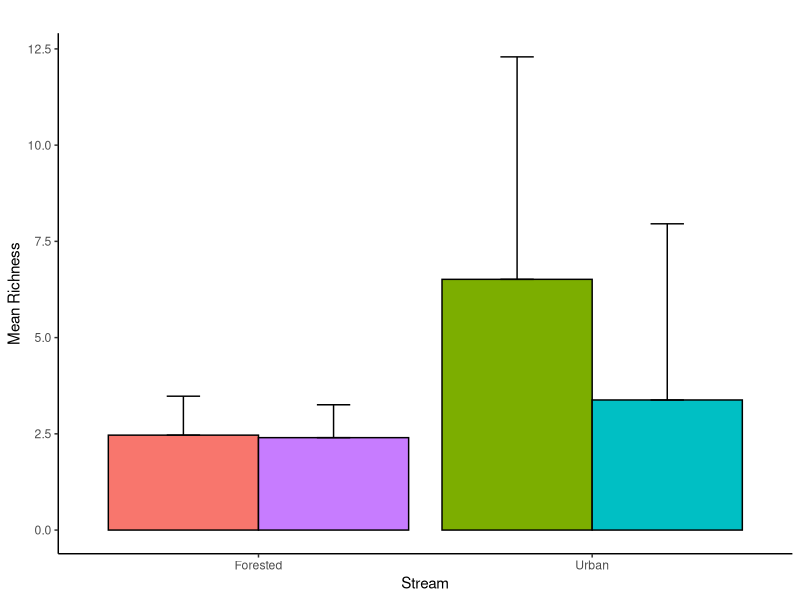
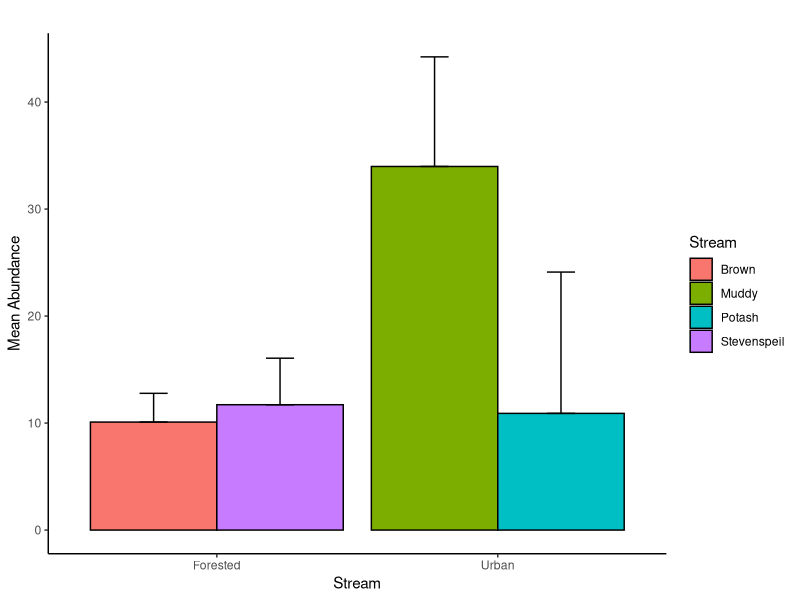
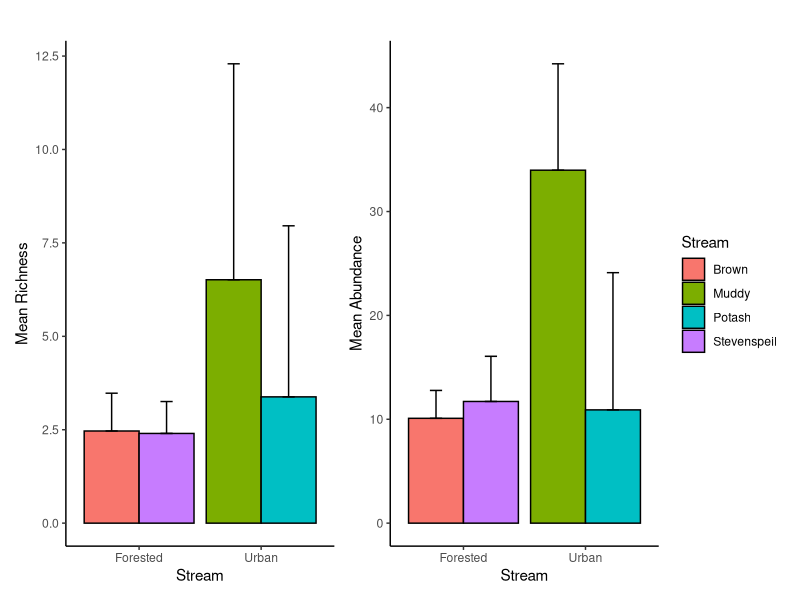

Write R code to recreate these figures, in order.




library(readxl)
library(dplyr)
library(ggplot2)
library(patchwork)

data <- read_excel('2023 Maya Thomson/Sum_Stream_Data.xlsx', sheet = 'Macros')
head(data,6)


result <- data %>%
  group_by(Stream, Pack) %>%
  summarize(SumDistinctFamily = sum(n_distinct(Family)),
            FirstWeightFinal = first(Weight_final),
            total_corrected = SumDistinctFamily / FirstWeightFinal) %>%
  ungroup()


result



# Summarize by stream
summary_richness <- result %>%
  group_by(Stream) %>%
  summarise(Mean_Fam_richness = mean(total_corrected),
            SD_Fam_richness = sd(total_corrected))


# Create a new column for grouping
summary_richness$Group <- ifelse(summary_richness$Stream %in% 
                                   c("Brown", "Stevenspeil"), "Forested", "Urban")

# Create barplot
p_c <- ggplot(summary_richness, aes(x = Group, y = Mean_Fam_richness, fill = Stream)) +
  geom_bar(stat = "identity", position = "dodge", color = "black") +
  geom_errorbar(aes(ymin = Mean_Fam_richness, ymax = Mean_Fam_richness + SD_Fam_richness),
                position = position_dodge(0.9), width = 0.2) +
  labs(title = "",
       x = "Stream",
       y = "Mean Richness") +
  theme_classic() +
  theme(legend.position = "none")
  

p_c




anova_richness <- result %>%
  group_by(Stream, Pack) %>%
  slice(1) %>%
  ungroup() %>%
  select(Stream, total_corrected)

shapiro.test(anova_richness$total_corrected)


# Abundance ---------------------------------------------------------------

# Assuming your_data is your dataset
result_abudance <- data %>%
  group_by(Stream, Pack) %>%
  reframe(Abundance = n(),
    Subtraction_Result = first(Weight_final),
    Abundance_Divided = Abundance / Weight_final) %>%
  print()


# Calculate mean and standard deviation for each stream
summary_abundance <- result_abudance %>%
  group_by(Stream) %>%
  summarize(mean_abundance = mean(Abundance_Divided),
            sd_abundance = sd(Abundance_Divided))


# Create a new column for grouping
summary_abundance$Group <- ifelse(summary_abundance$Stream %in% 
                                    c("Brown", "Stevenspeil"), "Forested", "Urban")

# Create barplot for abundance
q_c <- ggplot(summary_abundance, aes(x = Group, y = mean_abundance, fill = Stream)) +
  geom_bar(stat = "identity", position = "dodge", color = "black") +
  geom_errorbar(aes(ymin = mean_abundance, ymax = mean_abundance + sd_abundance),
                position = position_dodge(0.9), width = 0.2) +
  labs(title = "",
       x = "Stream",
       y = "Mean Abundance") +
  theme_classic()

q_c



p_c + q_c
